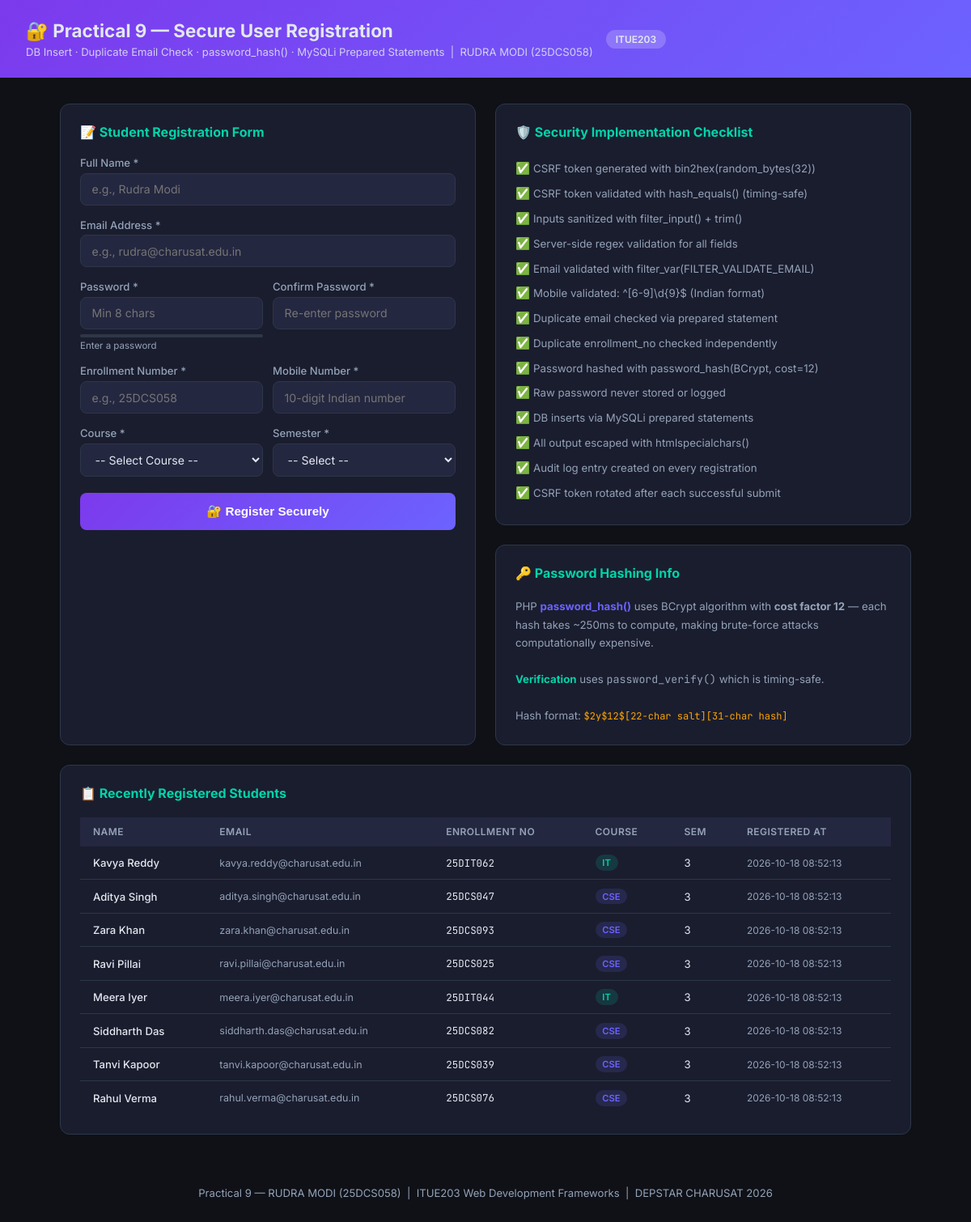
The app's page /Practical9/index.php with its own data.
### tables this page shows
CREATE TABLE IF NOT EXISTS students (
    id             INT UNSIGNED   AUTO_INCREMENT PRIMARY KEY,
    user_id        INT UNSIGNED   NOT NULL,
    enrollment_no  VARCHAR(20)    NOT NULL UNIQUE,
    course         VARCHAR(10)    NOT NULL,
    semester       TINYINT        NOT NULL,
    year           TINYINT        NOT NULL,
    mobile         VARCHAR(15)    NOT NULL,
    cgpa           DECIMAL(3,2)   NOT NULL DEFAULT 0.00,
    dob            DATE,
    created_at     TIMESTAMP      NOT NULL DEFAULT CURRENT_TIMESTAMP,
    CONSTRAINT fk_students_user FOREIGN KEY (user_id) REFERENCES users(id) ON DELETE CASCADE ON UPDATE CASCADE
);

CREATE TABLE IF NOT EXISTS users (
    id           INT UNSIGNED    AUTO_INCREMENT PRIMARY KEY,
    name         VARCHAR(100)    NOT NULL,
    email        VARCHAR(150)    NOT NULL UNIQUE,
    password     VARCHAR(255)    NOT NULL,
    role         ENUM('student','admin') NOT NULL DEFAULT 'student',
    status       ENUM('active','inactive') NOT NULL DEFAULT 'active',
    created_at   TIMESTAMP       NOT NULL DEFAULT CURRENT_TIMESTAMP
);

### Practical9/index.php (the view, shortened to what this page needs)
<?php
require_once __DIR__ . '/../Practical8/db.php';
$formData    = [];
$stmt = $mysqli->prepare(
    "SELECT u.name, u.email, s.enrollment_no, s.course, s.semester, u.created_at
     FROM users u JOIN students s ON s.user_id = u.id
     ORDER BY u.id DESC LIMIT 8"
);
$stmt->execute();
$recent = $stmt->get_result()->fetch_all(MYSQLI_ASSOC);
$f    = fn($k) => htmlspecialchars($formData[$k] ?? '', ENT_QUOTES, 'UTF-8');
?>
<!DOCTYPE html>
<html lang="en">
<head>
</head>
<body>
<div class="topbar">
  <div>
    <h1>🔐 Practical 9 — Secure User Registration</h1>
    <p style="font-size:.82rem;opacity:.85;margin-top:4px">
      DB Insert &middot; Duplicate Email Check &middot; password_hash() &middot; MySQLi Prepared Statements
      &nbsp;|&nbsp; RUDRA MODI (25DCS058)
    </p>
  </div>
  <span class="badge">ITUE203</span>
</div>
<div class="layout">
  <div class="card">
    <h2>📝 Student Registration Form</h2>
    <form method="POST" action="" id="regForm" novalidate>
      <label for="name">Full Name *</label>
      <input type="text" id="name" name="name" placeholder="e.g., Rudra Modi"
             value="<?= $f('name') ?>" required minlength="2" maxlength="100">
      <label for="email">Email Address *</label>
      <input type="email" id="email" name="email" placeholder="e.g., rudra@charusat.edu.in"
             value="<?= $f('email') ?>" required>
      <div class="form-row">
        <div>
          <label for="password">Password *</label>
          <input type="password" id="password" name="password" placeholder="Min 8 chars" required minlength="8">
          <div id="strengthBar"><div class="bar" id="sBar"></div></div>
          <div id="strengthLabel">Enter a password</div>
        </div>
        <div>
          <label for="confirm_pass">Confirm Password *</label>
          <input type="password" id="confirm_pass" name="confirm_pass" placeholder="Re-enter password" required>
        </div>
      </div>
      <div class="form-row">
        <div>
          <label for="enrollment_no">Enrollment Number *</label>
          <input type="text" id="enrollment_no" name="enrollment_no"
                 placeholder="e.g., 25DCS058" value="<?= $f('enrollmentNo') ?>"
                 required pattern="^\d{2}D[A-Z]{2,3}\d{3}$" maxlength="10">
        </div>
        <div>
          <label for="mobile">Mobile Number *</label>
          <input type="tel" id="mobile" name="mobile"
                 placeholder="10-digit Indian number" value="<?= $f('mobile') ?>"
                 required pattern="^[6-9]\d{9}$" maxlength="10">
        </div>
      </div>
      <div class="form-row">
        <div>
          <label for="course">Course *</label>
          <select id="course" name="course" required>
            <option value="">-- Select Course --</option>
          </select>
        </div>
        <div>
          <label for="semester">Semester *</label>
          <select id="semester" name="semester" required>
            <option value="">-- Select --</option>
          </select>
        </div>
      </div>
      <button type="submit" class="btn">🔐 Register Securely</button>
    </form>
  </div>
  <div style="display:flex;flex-direction:column;gap:1.5rem;">
    <div class="card">
      <h2>🛡️ Security Implementation Checklist</h2>
      <ul class="security-list">
        <li>CSRF token generated with bin2hex(random_bytes(32))</li>
        <li>CSRF token validated with hash_equals() (timing-safe)</li>
        <li>Inputs sanitized with filter_input() + trim()</li>
        <li>Server-side regex validation for all fields</li>
        <li>Email validated with filter_var(FILTER_VALIDATE_EMAIL)</li>
        <li>Mobile validated: ^[6-9]\d{9}$ (Indian format)</li>
        <li>Duplicate email checked via prepared statement</li>
        <li>Duplicate enrollment_no checked independently</li>
        <li>Password hashed with password_hash(BCrypt, cost=12)</li>
        <li>Raw password never stored or logged</li>
        <li>DB inserts via MySQLi prepared statements</li>
        <li>All output escaped with htmlspecialchars()</li>
        <li>Audit log entry created on every registration</li>
        <li>CSRF token rotated after each successful submit</li>
      </ul>
    </div>
    <div class="card">
      <h2>🔑 Password Hashing Info</h2>
      <p style="font-size:.83rem;color:var(--text2);line-height:1.7">
        PHP <strong style="color:var(--accent)">password_hash()</strong> uses BCrypt algorithm with
        <strong>cost factor 12</strong> — each hash takes ~250ms to compute, making brute-force attacks
        computationally expensive.<br><br>
        <strong style="color:var(--accent2)">Verification</strong> uses
        <code style="font-family:var(--mono)">password_verify()</code> which is timing-safe.<br><br>
        Hash format: <code style="font-family:var(--mono);font-size:.75rem;color:var(--warning)">$2y$12$[22-char salt][31-char hash]</code>
      </p>
    </div>
  </div>
  <div class="card full-width">
    <h2>📋 Recently Registered Students</h2>
    <table>
      <thead>
        <tr><th>Name</th><th>Email</th><th>Enrollment No</th><th>Course</th><th>Sem</th><th>Registered At</th></tr>
      </thead>
      <tbody>
        <?php if (empty($recent)): ?>
        <tr><td colspan="6" style="text-align:center;color:var(--text2);padding:2rem">No students registered yet.</td></tr>
        <?php else: foreach ($recent as $r):
          $pillClass = match($r['course']) {
            'CSE' => 'pill-cse', 'IT' => 'pill-it', 'ECE' => 'pill-ece', default => 'pill-other'
          };
        ?>
        <tr>
          <td style="font-weight:500"><?= htmlspecialchars($r['name']) ?></td>
          <td style="font-size:.78rem;color:var(--text2)"><?= htmlspecialchars($r['email']) ?></td>
          <td style="font-family:var(--mono);font-size:.78rem"><?= htmlspecialchars($r['enrollment_no']) ?></td>
          <td><span class="pill <?= $pillClass ?>"><?= htmlspecialchars($r['course']) ?></span></td>
          <td><?= (int)$r['semester'] ?></td>
          <td style="font-size:.75rem;color:var(--text2)"><?= htmlspecialchars($r['created_at']) ?></td>
        </tr>
        <?php endforeach; endif; ?>
      </tbody>
    </table>
  </div>
</div>
<footer>
  Practical 9 &mdash; RUDRA MODI (25DCS058) &nbsp;|&nbsp; ITUE203 Web Development Frameworks &nbsp;|&nbsp; DEPSTAR CHARUSAT 2026
</footer>
</body>
</html>

### Practical9/index.php (style rules this page uses)
:root { --bg:#0f1117;--surface:#1a1d2e;--surface2:#242740; --accent:#6c63ff;--accent2:#00d4aa;--danger:#ff4757; --success:#2ed573;--warning:#ffa502; --text:#e2e8f0;--text2:#94a3b8;--border:#2d3748;--radius:12px; --mono:'JetBrains Mono',monospace; }
* { box-sizing:border-box;margin:0;padding:0; }
body { font-family:'Inter',sans-serif;background:var(--bg);color:var(--text);min-height:100vh; }
.topbar { background:linear-gradient(135deg,#7c3aed,var(--accent));padding:1.5rem 2rem;display:flex;align-items:center;gap:1rem; }
.topbar h1 { font-size:1.4rem;font-weight:700; }
.badge { background:rgba(255,255,255,0.2);padding:.25rem .75rem;border-radius:20px;font-size:.75rem;font-weight:600; }
.layout { display:grid;grid-template-columns:1fr 1fr;gap:1.5rem;max-width:1100px;margin:2rem auto;padding:0 1.5rem; }
.card { background:var(--surface);border:1px solid var(--border);border-radius:var(--radius);padding:1.5rem; }
.card h2 { font-size:1rem;font-weight:700;color:var(--accent2);margin-bottom:1.25rem;display:flex;align-items:center;gap:.5rem; }
label { display:block;font-size:.82rem;font-weight:500;color:var(--text2);margin-bottom:.3rem;margin-top:1rem; }
input,select { width:100%;padding:.65rem .85rem;background:var(--surface2);border:1px solid var(--border); border-radius:8px;color:var(--text);font-size:.88rem;font-family:'Inter',sans-serif;transition:.2s; }
.btn { width:100%;padding:.85rem;margin-top:1.25rem;background:linear-gradient(135deg,#7c3aed,var(--accent)); color:#fff;border:none;border-radius:8px;font-size:.95rem;font-weight:600;cursor:pointer;transition:.2s; }
.security-list li { list-style:none;padding:.4rem 0;font-size:.83rem;color:var(--text2); }
.security-list li::before { content:"✅ ";font-size:.9rem; }
table { width:100%;border-collapse:collapse;font-size:.82rem; }
th { padding:.65rem 1rem;text-align:left;font-weight:600;color:var(--text2);font-size:.75rem; text-transform:uppercase;letter-spacing:.04em;background:var(--surface2); }
td { padding:.65rem 1rem;border-bottom:1px solid var(--border); }
tr:last-child td { border-bottom:none; }
.pill { display:inline-block;padding:.18rem .55rem;border-radius:20px;font-size:.7rem;font-weight:600; }
.pill-cse { background:rgba(108,99,255,.15);color:var(--accent); }
.pill-it { background:rgba(0,212,170,.15);color:var(--accent2); }
.full-width { grid-column:1/-1; }
footer { text-align:center;padding:2rem;color:var(--text2);font-size:.82rem; }
#strengthBar { height:4px;border-radius:2px;background:var(--border);margin-top:.4rem;transition:.3s; }
#strengthLabel { font-size:.72rem;color:var(--text2);margin-top:.2rem; }
.form-row { display:grid;grid-template-columns:1fr 1fr;gap:.75rem; }

### records on screen
students: user.name "Kavya Reddy", user.email "kavya.reddy@charusat.edu.in", enrollment_no "25DIT062", course "IT", semester "3", user.created_at "2026-10-18 08:52:13"
students: user.name "Aditya Singh", user.email "aditya.singh@charusat.edu.in", enrollment_no "25DCS047", course "CSE", semester "3", user.created_at "2026-10-18 08:52:13"
students: user.name "Zara Khan", user.email "zara.khan@charusat.edu.in", enrollment_no "25DCS093", course "CSE", semester "3", user.created_at "2026-10-18 08:52:13"
students: user.name "Ravi Pillai", user.email "ravi.pillai@charusat.edu.in", enrollment_no "25DCS025", course "CSE", semester "3", user.created_at "2026-10-18 08:52:13"
students: user.name "Meera Iyer", user.email "meera.iyer@charusat.edu.in", enrollment_no "25DIT044", course "IT", semester "3", user.created_at "2026-10-18 08:52:13"
students: user.name "Siddharth Das", user.email "siddharth.das@charusat.edu.in", enrollment_no "25DCS082", course "CSE", semester "3", user.created_at "2026-10-18 08:52:13"
students: user.name "Tanvi Kapoor", user.email "tanvi.kapoor@charusat.edu.in", enrollment_no "25DCS039", course "CSE", semester "3", user.created_at "2026-10-18 08:52:13"
students: user.name "Rahul Verma", user.email "rahul.verma@charusat.edu.in", enrollment_no "25DCS076", course "CSE", semester "3", user.created_at "2026-10-18 08:52:13"
